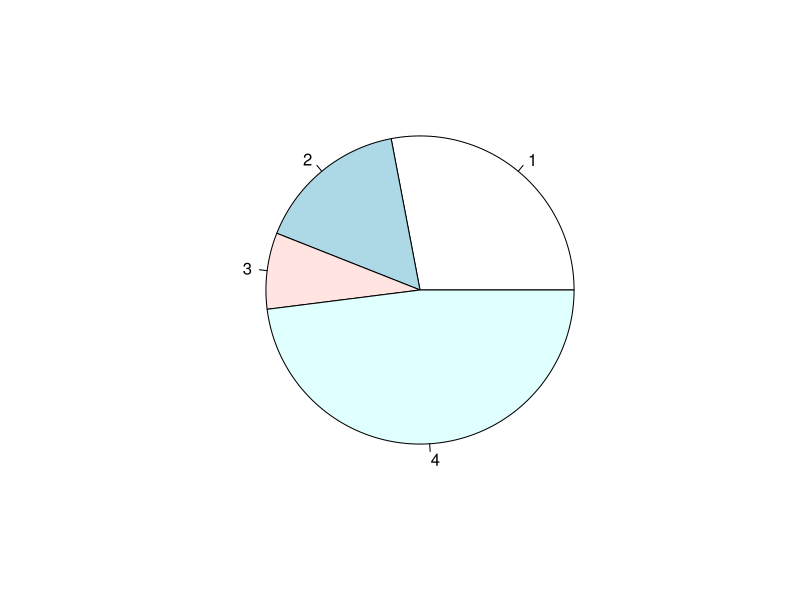
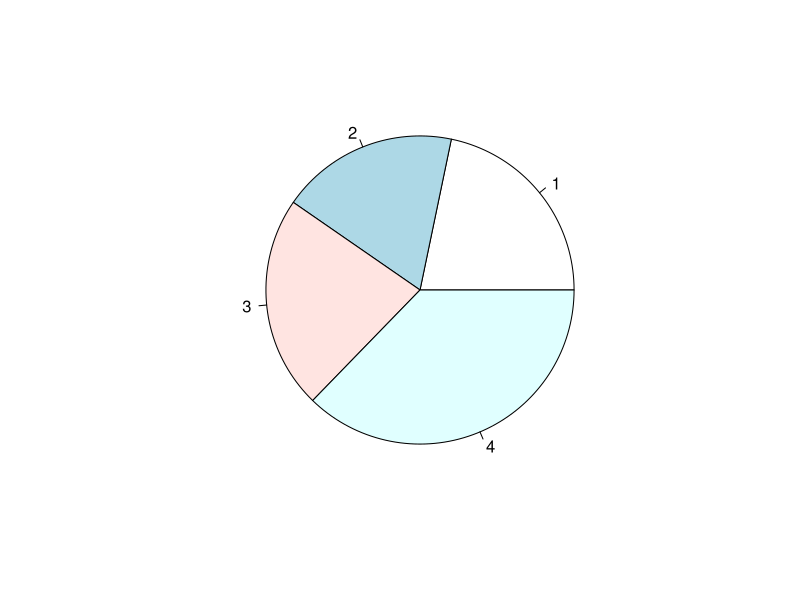
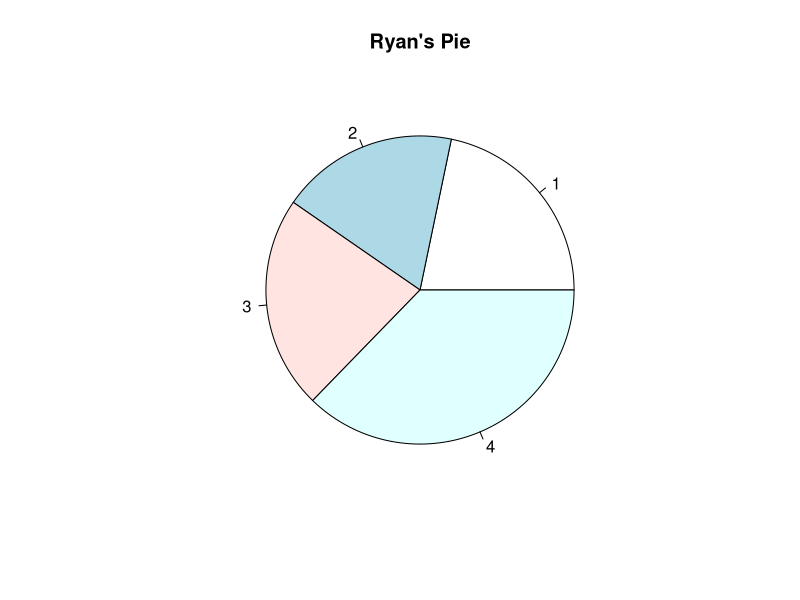
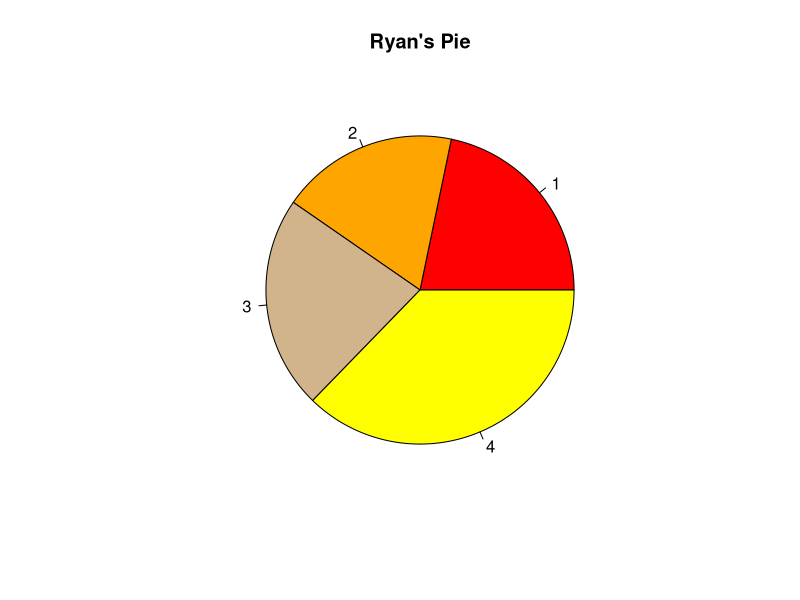
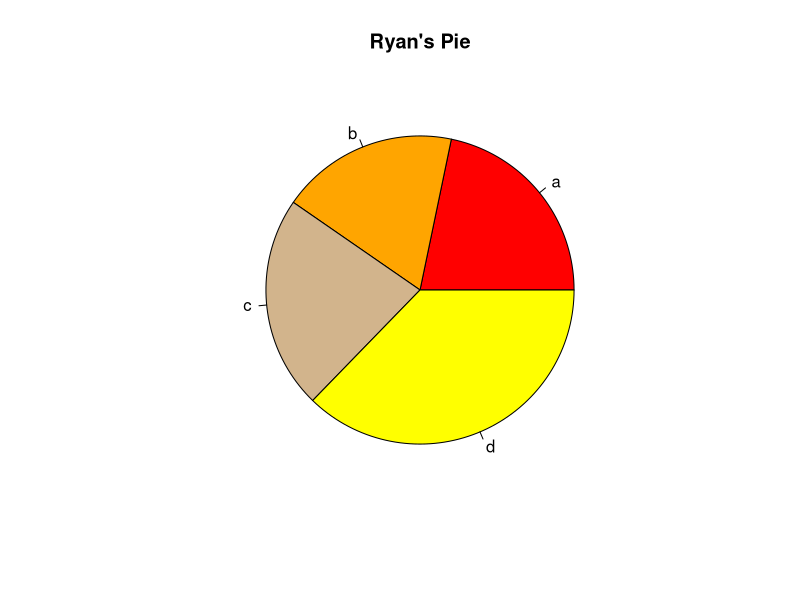
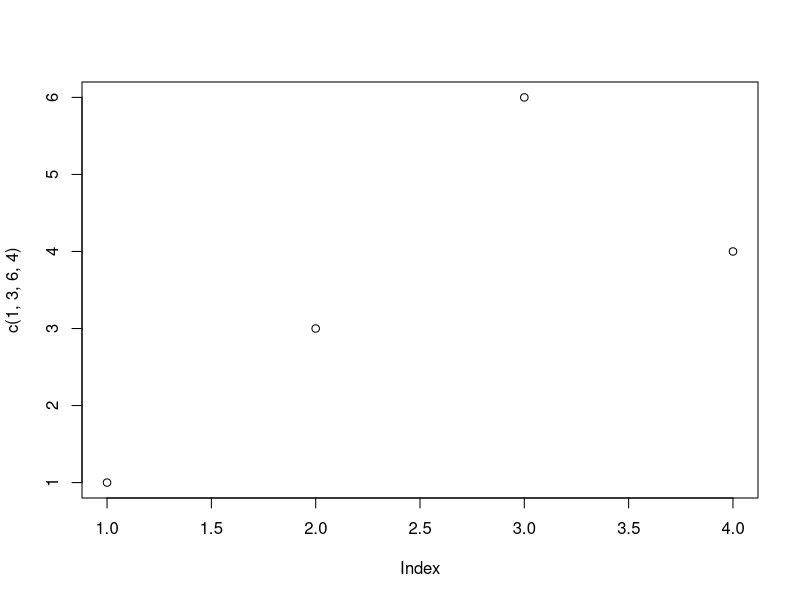
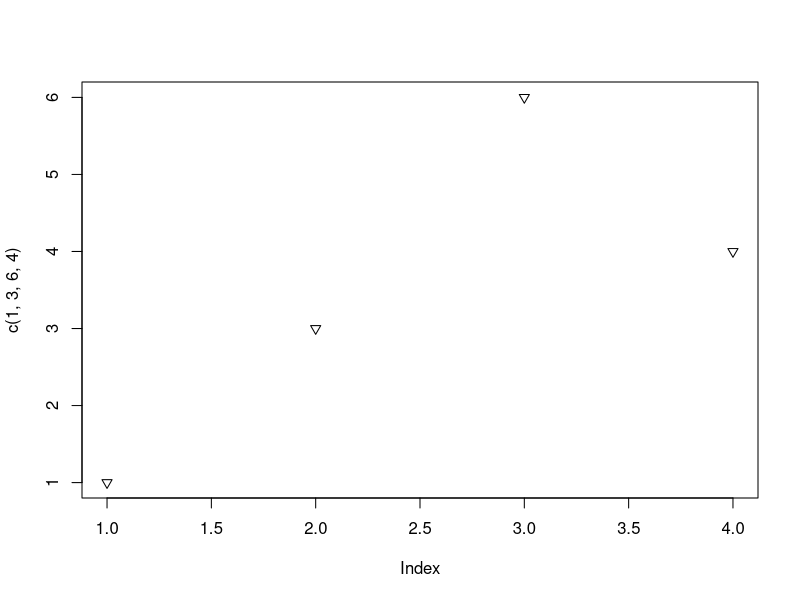
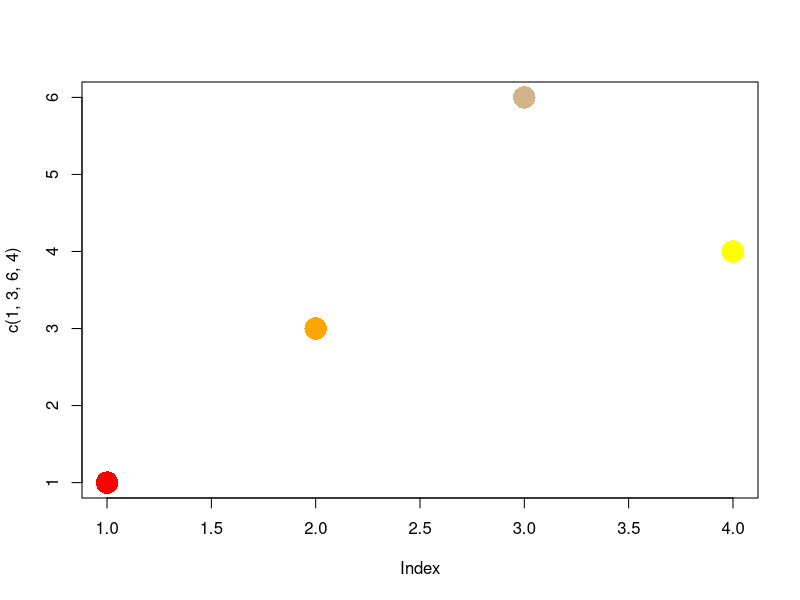

The R source for these figures, in order:
#Author: Ryan Brown
#Purpose: Lab 1, Week 1

pie(c(7,4,2,12))
x <- c(7,6,7.2,12)
pie(x)
pie(x, main="Ryan's Pie")
pie(x, main="Ryan's Pie", col = c("red", "orange", "tan", "yellow"))
pie(x, main="Ryan's Pie", col = c("red", "orange", "tan", "yellow")
    ,labels = c("a", "b", "c", "d"))
plot(c(1,3,6,4))
plot(c(1,3,6,4), pch = 6)
plot(c(1,3,6,4), pch = 16, col = c("red", "orange", "tan", "yellow"), cex = 3)
x <- "Ryan"
x
x <- rnorm(n=10)
x
plot(x)
plot(x, type = "l")
plot(x, type = "h")
plot(x, type = "h", lwd=5, lend = 2, col = "orange")
plot(x, type = "h", lwd=5, lend = 2, col = "orange"
     , main = "change in net worth"
     , xlab = "time in years"
     , ylab = "in millions"
     , bty = "n")
par()
par(bg = "gray")
plot(x, type= "h", lwd=20, col = c("blue", "orange")
     , bty="n",
     lend=2)
my.par <- par()
par(my.par)
n <- 27
my.letters <- sample(letters[1:3], size=n, replace=T)
tab <- table(my.letters)
barplot(tab, col = c("brown", "tan", "orange")
        , names.arg = c("sales", "ops", "it")
        , border = "white"
        , xlab = "departments"
        , ylab = "employees"
        , main = "Company Employees"
        , horiz = TRUE
        , las = 1)


barplot(tab, col = c("brown", "tan", "orange")
        , names.arg = c("sales", "ops", "it")
        , border = "white"
        , xlab = "departments"
        , ylab = "employees"
        , main = "Company Employees"
        , horiz = TRUE
        , las = 1
        , density = 20
        , angle = c(45, 90, 12))

x <- rnorm (n=1000, mean = 10, sd=1)
hist(x, main = "What is the Distribution of X?")
boxplot(x, horizontal = T)
x <- rlnorm (n=1000, meanlog =1, sdlog = 1 )

par(mfrow=c(2,1))
boxplot(x, horizontal = T)
hist(x)
par(mfrow=c(2,1))